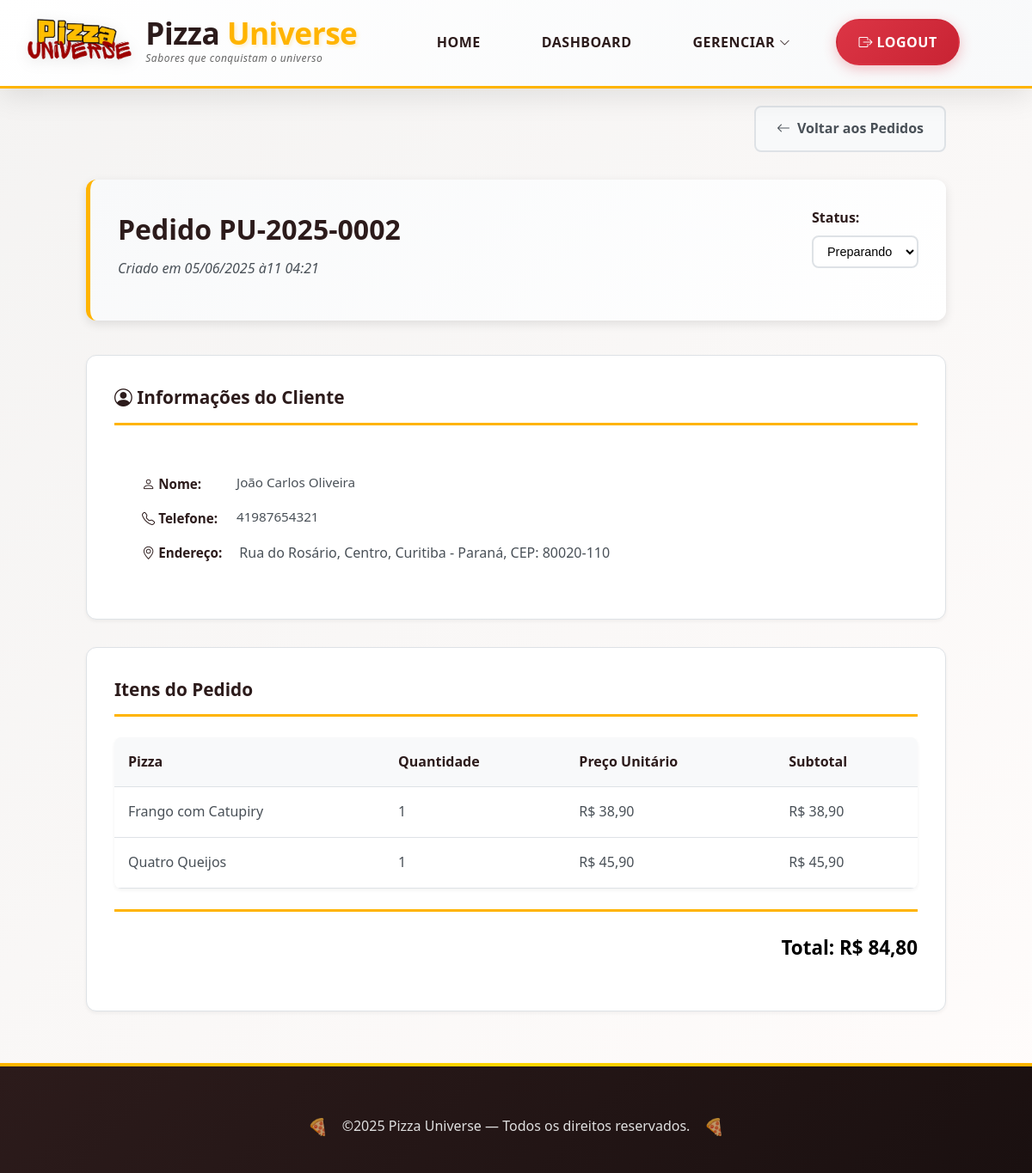
/?page=orders&action=view&id=2 (signed in), run on the app's committed database.
### tables this page shows
CREATE TABLE IF NOT EXISTS orders (
    id INT AUTO_INCREMENT PRIMARY KEY,
    customer_id INT NOT NULL,
    order_number VARCHAR(20) NOT NULL UNIQUE,
    status ENUM('pending', 'confirmed', 'preparing', 'ready', 'delivered', 'cancelled') DEFAULT 'pending',
    total_amount DECIMAL(10,2) NOT NULL DEFAULT 0.00,
    delivery_address TEXT,
    notes TEXT,
    created_at TIMESTAMP DEFAULT CURRENT_TIMESTAMP,
    updated_at TIMESTAMP DEFAULT CURRENT_TIMESTAMP ON UPDATE CURRENT_TIMESTAMP,
    FOREIGN KEY (customer_id) REFERENCES customers(id) ON DELETE CASCADE
);

CREATE TABLE IF NOT EXISTS customers (
    id INT AUTO_INCREMENT PRIMARY KEY,
    name VARCHAR(100) NOT NULL,
    cpf VARCHAR(11) NOT NULL UNIQUE,
    phone VARCHAR(11) NOT NULL,
    status ENUM('active', 'inactive') DEFAULT 'active',
    zipcode VARCHAR(10) NOT NULL,
    neighborhood VARCHAR(100) NOT NULL,
    street VARCHAR(200) NOT NULL,
    city VARCHAR(100) NOT NULL,
    state VARCHAR(50) NOT NULL,
    created_at TIMESTAMP DEFAULT CURRENT_TIMESTAMP,
    updated_at TIMESTAMP DEFAULT CURRENT_TIMESTAMP ON UPDATE CURRENT_TIMESTAMP
);

CREATE TABLE IF NOT EXISTS order_items (
    id INT AUTO_INCREMENT PRIMARY KEY,
    order_id INT NOT NULL,
    pizza_id INT NOT NULL,
    quantity INT NOT NULL DEFAULT 1,
    unit_price DECIMAL(10,2) NOT NULL,
    subtotal DECIMAL(10,2) NOT NULL,
    notes TEXT,
    created_at TIMESTAMP DEFAULT CURRENT_TIMESTAMP,
    FOREIGN KEY (order_id) REFERENCES orders(id) ON DELETE CASCADE,
    FOREIGN KEY (pizza_id) REFERENCES pizzas(id) ON DELETE CASCADE
);

CREATE TABLE IF NOT EXISTS pizzas (
    id INT AUTO_INCREMENT PRIMARY KEY,
    name VARCHAR(100) NOT NULL,
    description TEXT NOT NULL,
    price DECIMAL(10,2) NOT NULL,
    category VARCHAR(50) NOT NULL,
    created_at TIMESTAMP DEFAULT CURRENT_TIMESTAMP,
    updated_at TIMESTAMP DEFAULT CURRENT_TIMESTAMP ON UPDATE CURRENT_TIMESTAMP
);

### controllers/OrderController.php (called while the page is built, shortened)
<?php
abstract class OrderController
{
    public static ?string $msg = null;
    public static function view(): void
    {
        $orderId = (int) ($_GET['id'] ?? 0);
        $order = OrderDao::findById($orderId);
        $orderItems = OrderDao::getOrderItems($orderId);
        $customer = CustomerDao::findById($order->customerId);
        OrderView::renderDetails($order, $customer, $orderItems, self::$msg);
    }
    public static function handleRoutes(): void
    {
        $action = $_GET['action'] ?? 'list';
        match ($action) {
            'create' => self::create(),
            'view' => self::view(),
            'update_status' => self::updateStatus(),
            'delete' => self::delete(),
            default => self::findAll()
        };
    }
}

### models/Order.php (called while the page is built, shortened)
<?php
class Order
{
    private array $propertyMap = [
        'customer_id' => 'customerId',
        'order_number' => 'orderNumber',
        'total_amount' => 'totalAmount',
        'delivery_address' => 'deliveryAddress',
        'created_at' => 'createdAt',
        'updated_at' => 'updatedAt'
    ];
    public function __construct(
        int $id,
        int $customerId = 0,
        string $orderNumber = "",
        string $status = "pending",
        float $totalAmount = 0.0,
        ?string $deliveryAddress = null,
        ?string $notes = null,
        string $createdAt = "",
        string $updatedAt = ""
    ) {
        $this->status = $status;
    }
    public function __get(string $attr): mixed
    {
        if (property_exists($this, $attr)) {
            return $this->$attr;
        }
        if (isset($this->propertyMap[$attr]) && property_exists($this, $this->propertyMap[$attr])) {
            $camelCaseProperty = $this->propertyMap[$attr];
            return $this->$camelCaseProperty;
        }
        throw new InvalidArgumentException("Property '{$attr}' does not exist");
    }
}

### dal/OrderDAO.php (called while the page is built, shortened)
<?php
abstract class OrderDao
{
    public static function findById(int $id): ?Order
    {
        try {
            $pdo = Connection::getConnection();
            $stmt = $pdo->prepare("SELECT * FROM orders WHERE id = ?");
            $stmt->execute([$id]);
            $data = $stmt->fetch(PDO::FETCH_ASSOC);
            return new Order(
                (int) $data["id"],
                (int) $data["customer_id"],
                $data["order_number"],
                $data["status"],
                (float) $data["total_amount"],
                $data["delivery_address"],
                $data["notes"],
                $data["created_at"],
                $data["updated_at"]
            );
        } catch (\PDOException $e) {
            throw new PDOException("Erro ao buscar pedido: " . $e->getMessage());
        }
    }
    public static function getOrderItems(int $orderId): array
    {
        try {
            $pdo = Connection::getConnection();
            $stmt = $pdo->prepare("SELECT oi.*, p.name as pizza_name FROM order_items oi LEFT JOIN pizzas p ON oi.pizza_id = p.id WHERE oi.order_id = ? ORDER BY oi.id");
            $stmt->execute([$orderId]);
            $res = $stmt->fetchAll(PDO::FETCH_ASSOC);
            $items = [];
            foreach ($res as $data) {
                $item = new OrderItem(
                    (int) $data["id"],
                    (int) $data["order_id"],
                    (int) $data["pizza_id"],
                    (int) $data["quantity"],
                    (float) $data["unit_price"],
                    (float) $data["subtotal"],
                    $data["notes"],
                    $data["created_at"]
                );
                $item->pizza_name = $data["pizza_name"];
                $items[] = $item;
            }
            return $items;
        } catch (\PDOException $e) {
            throw new PDOException("Erro ao buscar itens do pedido: " . $e->getMessage());
        }
    }
}

### models/Customer.php (called while the page is built, shortened)
<?php
class Customer
{
    public function __construct(
        int $id,
        string $name = "",
        string $cpf = "",
        string $phone = "",
        string $status = "active",
        string $zipcode = "",
        string $neighborhood = "",
        string $street = "",
        string $city = "",
        string $state = ""
    ) {
        $this->name = $name;
        $this->phone = $phone;
        $this->zipcode = $zipcode;
        $this->neighborhood = $neighborhood;
        $this->street = $street;
        $this->city = $city;
        $this->state = $state;
    }
    public function __get(string $attr): mixed
    {
        if (property_exists($this, $attr)) {
            return $this->$attr;
        }
        throw new InvalidArgumentException("Property '{$attr}' does not exist");
    }
}

### dal/CustomerDAO.php (called while the page is built, shortened)
<?php
abstract class CustomerDao
{
    public static function findById(int $id): ?Customer
    {
        try {
            $pdo = Connection::getConnection();
            $stmt = $pdo->prepare("SELECT * FROM customers WHERE id = ?");
            $stmt->execute([$id]);
            $data = $stmt->fetch(PDO::FETCH_ASSOC);
            return new Customer(
                (int) $data["id"],
                $data["name"],
                $data["cpf"],
                $data["phone"],
                $data["status"],
                $data["zipcode"],
                $data["neighborhood"],
                $data["street"],
                $data["city"],
                $data["state"]
            );
        } catch (\PDOException $e) {
            throw new PDOException("Erro ao buscar cliente: " . $e->getMessage());
        }
    }
}

### models/OrderItem.php (called while the page is built, shortened)
<?php
class OrderItem
{
    private array $dynamicProperties = [];
    private array $propertyMap = [
        'order_id' => 'orderId',
        'pizza_id' => 'pizzaId',
        'unit_price' => 'unitPrice',
        'created_at' => 'createdAt'
    ];
    public function __construct(
        int $id,
        int $orderId = 0,
        int $pizzaId = 0,
        int $quantity = 1,
        float $unitPrice = 0.0,
        float $subtotal = 0.0,
        ?string $notes = null,
        string $createdAt = ""
    ) {
        $this->quantity = $quantity;
        $this->subtotal = $subtotal;
    }
    public function __get(string $attr): mixed
    {
        if (property_exists($this, $attr)) {
            return $this->$attr;
        }
        if (isset($this->propertyMap[$attr]) && property_exists($this, $this->propertyMap[$attr])) {
            $camelCaseProperty = $this->propertyMap[$attr];
            return $this->$camelCaseProperty;
        }
        if (array_key_exists($attr, $this->dynamicProperties)) {
            return $this->dynamicProperties[$attr];
        }
        throw new InvalidArgumentException("Property '{$attr}' does not exist");
    }
    public function __set(string $attr, mixed $value): void
    {
        $this->dynamicProperties[$attr] = $value;
    }
}

### views/OrderView.php (the view, shortened to what this page needs)
<?php
abstract class OrderView
{
?>
    <?php
    public static function renderDetails(Order $order, Customer $customer, array $orderItems, ?string $message = null): void
    {
    ?>
        <main class="orders-container">
            <div class="orders-details" style="margin-top: 20px;">
                <div class="orders-navigation">
                    <a href="?page=orders" class="orders-btn-back"><i class="bi bi-arrow-left"></i> Voltar aos Pedidos</a>
                </div>
                <div class="orders-header">
                    <div class="orders-info">
                        <h2>Pedido <?= htmlspecialchars($order->order_number) ?></h2>
                        <p class="orders-date">Criado em <?= date('d/m/Y às H:i', strtotime($order->created_at)) ?></p>
                    </div>
                    <div class="orders-status">
                        <label for="status">Status:</label>
                        <?php
                        $statusLabels = [
                            'pending' => 'Pendente',
                            'confirmed' => 'Confirmado',
                            'preparing' => 'Preparando',
                            'ready' => 'Pronto',
                            'delivered' => 'Entregue',
                            'cancelled' => 'Cancelado'
                        ];
                        $availableTransitions = $order->getAvailableTransitions();
                        ?>
                        <?php if (!empty($availableTransitions) && !in_array($order->status, ['delivered', 'cancelled'])): ?>
                            <form method="POST" action="?page=orders&action=update_status" style="display: inline;">
                                <select name="status" class="orders-status-select" onchange="this.form.submit()">
                                    <option value="<?= $order->status ?>" selected><?= $statusLabels[$order->status] ?></option>
                                </select>
                            </form>
                        <?php else: ?>
                            <span class="status-badge status-<?= $order->status ?>">
                                <?= $statusLabels[$order->status] ?>
                            </span>
                        <?php endif; ?>
                    </div>
                </div>
                <div class="orders-content">
                    <div class="orders-customer-section">
                        <h3><i class="bi bi-person-circle"></i> Informações do Cliente</h3>
                        <div class="orders-customer-details">
                            <div class="orders-customer-row">
                                <span class="orders-customer-label"><i class="bi bi-person"></i> Nome:</span>
                                <span class="orders-customer-value"><?= htmlspecialchars($customer->name) ?></span>
                            </div>
                            <div class="orders-customer-row">
                                <span class="orders-customer-label"><i class="bi bi-telephone"></i> Telefone:</span>
                                <span class="orders-customer-value"><?= htmlspecialchars($customer->phone) ?></span>
                            </div>
                            <div class="orders-customer-row">
                                <span class="orders-customer-label"><i class="bi bi-geo-alt"></i> Endereço:</span>
                                <div class="orders-address-details">
                                    <?= htmlspecialchars($customer->street) ?>, <?= htmlspecialchars($customer->neighborhood) ?>, <?= htmlspecialchars($customer->city) ?> - <?= htmlspecialchars($customer->state) ?>, CEP: <?= htmlspecialchars($customer->zipcode) ?>
                                </div>
                            </div>
                        </div>
                    </div>
                    <div class="orders-items-section">
                        <h3>Itens do Pedido</h3>
                        <table class="orders-items-table">
                            <thead>
                                <tr>
                                    <th>Pizza</th>
                                    <th>Quantidade</th>
                                    <th>Preço Unitário</th>
                                    <th>Subtotal</th>
                                </tr>
                            </thead>
                            <tbody>
                                <?php foreach ($orderItems as $item): ?>
                                    <tr>
                                        <td><?= htmlspecialchars($item->pizza_name) ?></td>
                                        <td><?= $item->quantity ?></td>
                                        <td>R$ <?= number_format($item->unit_price, 2, ',', '.') ?></td>
                                        <td>R$ <?= number_format($item->subtotal, 2, ',', '.') ?></td>
                                    </tr>
                                <?php endforeach; ?>
                            </tbody>
                        </table>
                        <div class="orders-final-total">
                            <strong>Total: R$ <?= number_format($order->total_amount, 2, ',', '.') ?></strong>
                        </div>
                    </div>
                </div>
            </div>
        </main>
<?php
    }
}

### assets/stylesheets/style.css (style rules this page uses)
* { margin: 0; padding: 0; box-sizing: border-box; }
html { scroll-behavior: smooth; }
body { font-family: 'Poppins', 'Segoe UI', Tahoma, Geneva, Verdana, sans-serif; background: linear-gradient(135deg, #f4f3f2 0%, #fffcfb 100%); color: #2c1b1b; font-size: 16px; line-height: 1.7; }
strong { color: #000000; font-weight: 600; }

### data on the page
orders: order_number "PU-2025-0002", created_at "05/06/2025 à11 04:21", status "Preparando", total_amount "84,80"
customers: name "João Carlos Oliveira", phone "41987654321", street "Rua do Rosário", neighborhood "Centro", city "Curitiba", state "Paraná", zipcode "80020-110"
order_items: pizza.name "Frango com Catupiry", quantity "1", unit_price "38,90", subtotal "38,90"
order_items: pizza.name "Quatro Queijos", quantity "1", unit_price "45,90", subtotal "45,90"
